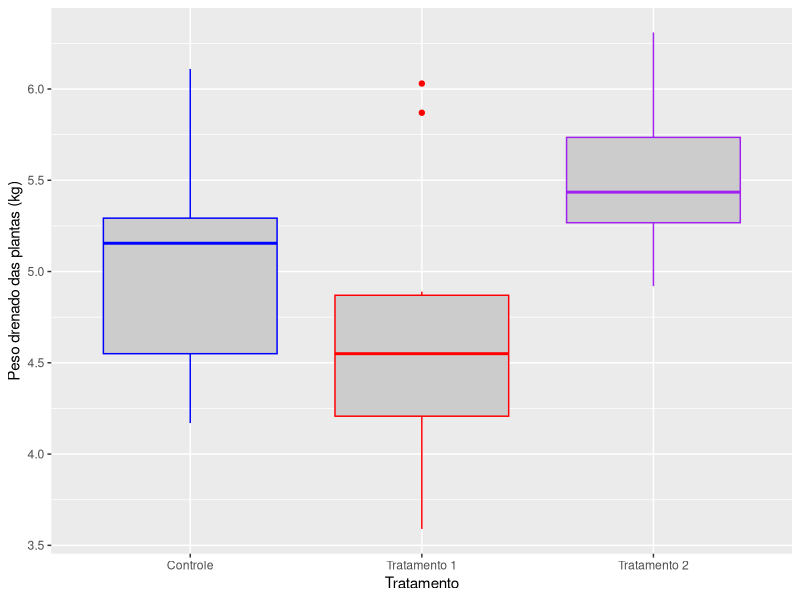

The R script that drew this image:
## ---- chunk 1
library(tidyverse)
plant.df = PlantGrowth
plant.df$group = factor(plant.df$group,
                        labels = c("Controle", "Tratamento 1", "Tratamento 2"))
ggplot(plant.df, aes(x = group, y = weight)) +
  geom_boxplot(fill = "grey80", colour = c("blue", "red", "purple")) +
  scale_x_discrete() + xlab("Tratamento") +
  ylab("Peso drenado das plantas (kg)")
